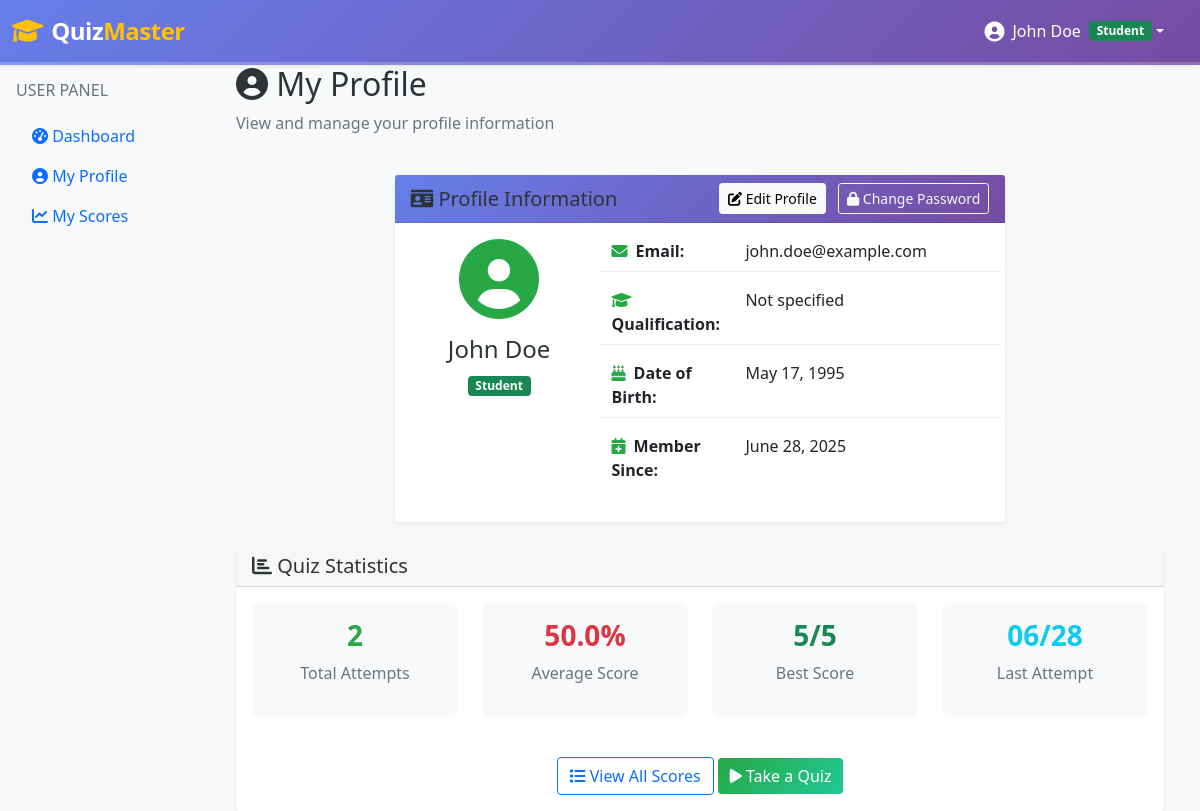
/user/profile (signed in), run on the app's committed database.
### models/user.py (models this page shows, shortened)
class User(db.Model):
    id = db.Column(db.Integer, primary_key=True)
    username = db.Column(db.String(120), unique=True, nullable=False)
    password_hash = db.Column(db.String(120), nullable=False)
    full_name = db.Column(db.String(100), nullable=False)
    qualification = db.Column(db.String(100))
    dob = db.Column(db.Date)
    is_admin = db.Column(db.Boolean, default=False)
    created_at = db.Column(db.DateTime, default=datetime.utcnow)
    scores = db.relationship('Score', backref='user', lazy=True)

### models/score.py (models this page shows, shortened)
class Score(db.Model):
    id = db.Column(db.Integer, primary_key=True)
    quiz_id = db.Column(db.Integer, db.ForeignKey('quiz.id'), nullable=False)
    user_id = db.Column(db.Integer, db.ForeignKey('user.id'), nullable=False)
    time_stamp_of_attempt = db.Column(db.DateTime, default=datetime.utcnow)
    total_scored = db.Column(db.Integer, nullable=False)
    total_questions = db.Column(db.Integer, nullable=False)

### controllers/user.py (the view)
    def decorated_function(*args, **kwargs):
        if not is_logged_in() or is_admin():
            flash('Access denied', 'error')
            return redirect(url_for('auth.login'))
        return f(*args, **kwargs)

### templates/user/profile.html (shortened to what this page needs)
{% extends "base.html" %}
{% block content %}
<div class="container-fluid">
    <div class="row mb-4">
        <div class="col-12">
            <h2><i class="fas fa-user-circle"></i> My Profile</h2>
            <p class="text-muted">View and manage your profile information</p>
        </div>
    </div>
    <div class="row justify-content-center">
        <div class="col-md-8">
            <div class="card">
                <div class="card-header bg-primary text-white">
                    <div class="d-flex justify-content-between align-items-center">
                        <h5 class="mb-0"><i class="fas fa-id-card"></i> Profile Information</h5>
                        <div>
                            <a href="{{ url_for('user.edit_profile') }}" class="btn btn-light btn-sm me-2">
                                <i class="fas fa-edit"></i> Edit Profile
                            </a>
                            <a href="{{ url_for('user.change_password') }}" class="btn btn-outline-light btn-sm">
                                <i class="fas fa-lock"></i> Change Password
                            </a>
                        </div>
                    </div>
                </div>
                <div class="card-body">
                    <div class="row">
                        <div class="col-md-4 text-center mb-4">
                            <div class="profile-avatar">
                                <i class="fas fa-user-circle fa-5x text-primary"></i>
                            </div>
                            <h4 class="mt-3">{{ user.full_name }}</h4>
                            <span class="badge bg-success">Student</span>
                        </div>
                        <div class="col-md-8">
                            <div class="profile-details">
                                <div class="row mb-3">
                                    <div class="col-sm-4">
                                        <strong><i class="fas fa-envelope me-2 text-primary"></i>Email:</strong>
                                    </div>
                                    <div class="col-sm-8">
                                        {{ user.username }}
                                    </div>
                                </div>
                                <div class="row mb-3">
                                    <div class="col-sm-4">
                                        <strong><i class="fas fa-graduation-cap me-2 text-primary"></i>Qualification:</strong>
                                    </div>
                                    <div class="col-sm-8">
                                        {{ user.qualification or 'Not specified' }}
                                    </div>
                                </div>
                                <div class="row mb-3">
                                    <div class="col-sm-4">
                                        <strong><i class="fas fa-birthday-cake me-2 text-primary"></i>Date of Birth:</strong>
                                    </div>
                                    <div class="col-sm-8">
                                        {{ user.dob.strftime('%B %d, %Y') if user.dob else 'Not specified' }}
                                    </div>
                                </div>
                                <div class="row mb-3">
                                    <div class="col-sm-4">
                                        <strong><i class="fas fa-calendar-plus me-2 text-primary"></i>Member Since:</strong>
                                    </div>
                                    <div class="col-sm-8">
                                        {{ user.created_at.strftime('%B %d, %Y') if user.created_at else 'N/A' }}
                                    </div>
                                </div>
                            </div>
                        </div>
                    </div>
                </div>
            </div>
        </div>
    </div>
    <div class="row mt-4">
        <div class="col-md-12">
            <div class="card">
                <div class="card-header">
                    <h5 class="mb-0"><i class="fas fa-chart-bar"></i> Quiz Statistics</h5>
                </div>
                <div class="card-body">
                    <div class="row text-center">
                        <div class="col-md-3">
                            <div class="stat-item">
                                <h3 class="text-primary">{{ user.scores|length }}</h3>
                                <p class="text-muted">Total Attempts</p>
                            </div>
                        </div>
                        <div class="col-md-3">
                            {% if user.scores %}
                                {% set avg_score = (user.scores|sum(attribute='total_scored') / user.scores|sum(attribute='total_questions')) * 100 %}
                                <div class="stat-item">
                                    <h3 class="{% if avg_score >= 80 %}text-success{% elif avg_score >= 60 %}text-warning{% else %}text-danger{% endif %}">
                                        {{ "%.1f"|format(avg_score) }}%
                                    </h3>
                                    <p class="text-muted">Average Score</p>
                                </div>
                            {% else %}
                                <div class="stat-item">
                                    <h3 class="text-muted">0%</h3>
                                    <p class="text-muted">Average Score</p>
                                </div>
                            {% endif %}
                        </div>
                        <div class="col-md-3">
                            {% if user.scores %}
                                {% set best_score = user.scores|map(attribute='total_scored')|max %}
                                {% set best_total = user.scores|selectattr('total_scored', 'equalto', best_score)|first %}
                                <div class="stat-item">
                                    <h3 class="text-success">{{ best_score }}/{{ best_total.total_questions }}</h3>
                                    <p class="text-muted">Best Score</p>
                                </div>
                            {% else %}
                                <div class="stat-item">
                                    <h3 class="text-muted">-</h3>
                                    <p class="text-muted">Best Score</p>
                                </div>
                            {% endif %}
                        </div>
                        <div class="col-md-3">
                            {% if user.scores %}
                                {% set last_attempt = user.scores|sort(attribute='time_stamp_of_attempt', reverse=true)|first %}
                                <div class="stat-item">
                                    <h3 class="text-info">{{ last_attempt.time_stamp_of_attempt.strftime('%m/%d') }}</h3>
                                    <p class="text-muted">Last Attempt</p>
                                </div>
                            {% else %}
                                <div class="stat-item">
                                    <h3 class="text-muted">-</h3>
                                    <p class="text-muted">Last Attempt</p>
                                </div>
                            {% endif %}
                        </div>
                    </div>
                    <div class="mt-4 text-center">
                        <a href="{{ url_for('user.scores') }}" class="btn btn-outline-primary">
                            <i class="fas fa-list"></i> View All Scores
                        </a>
                        <a href="{{ url_for('user.dashboard') }}" class="btn btn-primary">
                            <i class="fas fa-play"></i> Take a Quiz
                        </a>
                    </div>
                </div>
            </div>
        </div>
    </div>
</div>
{% endblock %}

### templates/base.html (shortened to what this page needs)
<!DOCTYPE html>
<html lang="en">
<head>
    <link href="https://cdn.jsdelivr.net/npm/bootstrap@5.1.3/dist/css/bootstrap.min.css" rel="stylesheet">
    <link href="https://cdnjs.cloudflare.com/ajax/libs/font-awesome/6.0.0/css/all.min.css" rel="stylesheet">
    <link href="{{ url_for('static', filename='css/style.css') }}" rel="stylesheet">
</head>
<body>
    <nav class="navbar navbar-expand-lg navbar-dark bg-gradient shadow-sm" style="background: linear-gradient(135deg, #667eea 0%, #764ba2 100%) !important;">
        <div class="container-fluid">
            <a class="navbar-brand fw-bold d-flex align-items-center" href="{{ url_for('main.index') }}">
                <div class="brand-icon me-2">
                    <i class="fas fa-graduation-cap fa-lg text-warning"></i>
                </div>
                <span class="brand-text">
                    Quiz<span class="text-warning">Master</span>
                </span>
            </a>
            <div class="collapse navbar-collapse" id="navbarNav">
                <div class="navbar-nav ms-auto d-flex align-items-center">
                    {% if session.user_id %}
                        <div class="nav-item dropdown me-3">
                            <a class="nav-link dropdown-toggle d-flex align-items-center text-white" href="#" role="button" data-bs-toggle="dropdown">
                                <div class="user-avatar me-2">
                                    <i class="fas fa-user-circle fa-lg"></i>
                                </div>
                                <span class="d-none d-md-inline">{{ session.full_name }}</span>
                                {% if session.is_admin %}
                                    <span class="badge bg-warning text-dark ms-2 pulse">Admin</span>
                                {% else %}
                                    <span class="badge bg-success ms-2">Student</span>
                                {% endif %}
                            </a>
                        </div>
                    {% endif %}
                </div>
            </div>
        </div>
    </nav>
    <div class="container-fluid">
        <div class="row">
            {% if session.user_id %}
                <div class="col-md-2 p-0">
                    <div class="sidebar p-3">
                        {% if session.is_admin %}
                            <h6 class="text-muted mb-3">ADMIN PANEL</h6>
                            <ul class="nav flex-column">
                                <li class="nav-item">
                                    <a class="nav-link" href="{{ url_for('admin.dashboard') }}">
                                        <i class="fas fa-tachometer-alt"></i> Dashboard
                                    </a>
                                </li>
                                <li class="nav-item">
                                    <a class="nav-link" href="{{ url_for('admin.subjects') }}">
                                        <i class="fas fa-book"></i> Subjects
                                    </a>
                                </li>
                                <li class="nav-item">
                                    <a class="nav-link" href="{{ url_for('admin.chapters') }}">
                                        <i class="fas fa-bookmark"></i> Chapters
                                    </a>
                                </li>
                                <li class="nav-item">
                                    <a class="nav-link" href="{{ url_for('admin.quizzes') }}">
                                        <i class="fas fa-clipboard-list"></i> Quizzes
                                    </a>
                                </li>
                                <li class="nav-item">
                                    <a class="nav-link" href="{{ url_for('admin.users') }}">
                                        <i class="fas fa-users"></i> Users
                                    </a>
                                </li>
                            </ul>
                        {% else %}
                            <h6 class="text-muted mb-3">USER PANEL</h6>
                            <ul class="nav flex-column">
                                <li class="nav-item">
                                    <a class="nav-link" href="{{ url_for('user.dashboard') }}">
                                        <i class="fas fa-tachometer-alt"></i> Dashboard
                                    </a>
                                </li>
                                <li class="nav-item">
                                    <a class="nav-link" href="{{ url_for('user.profile') }}">
                                        <i class="fas fa-user-circle"></i> My Profile
                                    </a>
                                </li>
                                <li class="nav-item">
                                    <a class="nav-link" href="{{ url_for('user.scores') }}">
                                        <i class="fas fa-chart-line"></i> My Scores
                                    </a>
                                </li>
                            </ul>
                        {% endif %}
                    </div>
                </div>
                <div class="col-md-10">
            {% else %}
                <div class="col-12">
            {% endif %}
                    <div class="main-content">
                        {% block content %}{% endblock %}
                    </div>
                </div>
        </div>
    </div>
</body>
</html>

### data on the page
User: full_name "John Doe", username "john.doe@example.com", qualification "Not specified", dob "May 17, 1995", created_at "June 28, 2025"
Score: total_questions "5"
Score: time_stamp_of_attempt "06/28"

### other printed values
{{ user.scores|length }} "2"
{{ "%.1f"|format(avg_score) }} "50.0"
{{ best_score }} "5"
